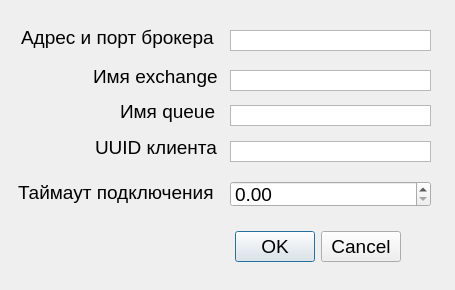
<?xml version="1.0" encoding="UTF-8"?>
<ui version="4.0">
 <class>Dialog</class>
 <widget class="QDialog" name="Dialog">
  <property name="geometry">
   <rect>
    <x>0</x>
    <y>0</y>
    <width>455</width>
    <height>290</height>
   </rect>
  </property>
  <property name="windowTitle">
   <string>Настройки конфигурации</string>
  </property>
  <widget class="QDialogButtonBox" name="buttonBox">
   <property name="geometry">
    <rect>
     <x>60</x>
     <y>231</y>
     <width>341</width>
     <height>32</height>
    </rect>
   </property>
   <property name="font">
    <font>
     <pointsize>14</pointsize>
    </font>
   </property>
   <property name="orientation">
    <enum>Qt::Horizontal</enum>
   </property>
   <property name="standardButtons">
    <set>QDialogButtonBox::Cancel|QDialogButtonBox::Ok</set>
   </property>
  </widget>
  <widget class="QTextEdit" name="brokerAddresTextEdit">
   <property name="geometry">
    <rect>
     <x>230</x>
     <y>30</y>
     <width>201</width>
     <height>21</height>
    </rect>
   </property>
   <property name="font">
    <font>
     <pointsize>14</pointsize>
    </font>
   </property>
   <property name="verticalScrollBarPolicy">
    <enum>Qt::ScrollBarAlwaysOff</enum>
   </property>
   <property name="acceptRichText">
    <bool>true</bool>
   </property>
  </widget>
  <widget class="QLabel" name="label">
   <property name="geometry">
    <rect>
     <x>21</x>
     <y>22</y>
     <width>201</width>
     <height>31</height>
    </rect>
   </property>
   <property name="font">
    <font>
     <pointsize>14</pointsize>
    </font>
   </property>
   <property name="text">
    <string>Адрес и порт брокера</string>
   </property>
  </widget>
  <widget class="QLabel" name="label_2">
   <property name="geometry">
    <rect>
     <x>93</x>
     <y>66</y>
     <width>131</width>
     <height>21</height>
    </rect>
   </property>
   <property name="font">
    <font>
     <pointsize>14</pointsize>
    </font>
   </property>
   <property name="text">
    <string>Имя exchange</string>
   </property>
  </widget>
  <widget class="QTextEdit" name="exchangeNameTextEdit">
   <property name="geometry">
    <rect>
     <x>230</x>
     <y>70</y>
     <width>201</width>
     <height>21</height>
    </rect>
   </property>
   <property name="font">
    <font>
     <pointsize>14</pointsize>
    </font>
   </property>
   <property name="verticalScrollBarPolicy">
    <enum>Qt::ScrollBarAlwaysOff</enum>
   </property>
  </widget>
  <widget class="QTextEdit" name="clientUuidTextEdit">
   <property name="geometry">
    <rect>
     <x>230</x>
     <y>141</y>
     <width>201</width>
     <height>21</height>
    </rect>
   </property>
   <property name="font">
    <font>
     <pointsize>14</pointsize>
    </font>
   </property>
   <property name="verticalScrollBarPolicy">
    <enum>Qt::ScrollBarAlwaysOff</enum>
   </property>
  </widget>
  <widget class="QLabel" name="label_3">
   <property name="geometry">
    <rect>
     <x>95</x>
     <y>139</y>
     <width>131</width>
     <height>17</height>
    </rect>
   </property>
   <property name="font">
    <font>
     <pointsize>14</pointsize>
    </font>
   </property>
   <property name="text">
    <string>UUID клиента</string>
   </property>
  </widget>
  <widget class="QLabel" name="label_4">
   <property name="geometry">
    <rect>
     <x>18</x>
     <y>182</y>
     <width>211</width>
     <height>21</height>
    </rect>
   </property>
   <property name="font">
    <font>
     <pointsize>14</pointsize>
    </font>
   </property>
   <property name="text">
    <string>Таймаут подключения</string>
   </property>
  </widget>
  <widget class="QDoubleSpinBox" name="connectionTimeoutDoubleSpinBox">
   <property name="geometry">
    <rect>
     <x>230</x>
     <y>181</y>
     <width>201</width>
     <height>26</height>
    </rect>
   </property>
   <property name="font">
    <font>
     <pointsize>14</pointsize>
    </font>
   </property>
  </widget>
  <widget class="QLabel" name="label_5">
   <property name="geometry">
    <rect>
     <x>120</x>
     <y>101</y>
     <width>101</width>
     <height>21</height>
    </rect>
   </property>
   <property name="font">
    <font>
     <pointsize>14</pointsize>
    </font>
   </property>
   <property name="text">
    <string>Имя queue</string>
   </property>
  </widget>
  <widget class="QTextEdit" name="queueNameTextEdit">
   <property name="geometry">
    <rect>
     <x>230</x>
     <y>105</y>
     <width>201</width>
     <height>21</height>
    </rect>
   </property>
   <property name="font">
    <font>
     <pointsize>14</pointsize>
    </font>
   </property>
   <property name="verticalScrollBarPolicy">
    <enum>Qt::ScrollBarAlwaysOff</enum>
   </property>
  </widget>
 </widget>
 <resources/>
 <connections>
  <connection>
   <sender>buttonBox</sender>
   <signal>accepted()</signal>
   <receiver>Dialog</receiver>
   <slot>accept()</slot>
   <hints>
    <hint type="sourcelabel">
     <x>248</x>
     <y>254</y>
    </hint>
    <hint type="destinationlabel">
     <x>157</x>
     <y>274</y>
    </hint>
   </hints>
  </connection>
  <connection>
   <sender>buttonBox</sender>
   <signal>rejected()</signal>
   <receiver>Dialog</receiver>
   <slot>reject()</slot>
   <hints>
    <hint type="sourcelabel">
     <x>316</x>
     <y>260</y>
    </hint>
    <hint type="destinationlabel">
     <x>286</x>
     <y>274</y>
    </hint>
   </hints>
  </connection>
 </connections>
</ui>
